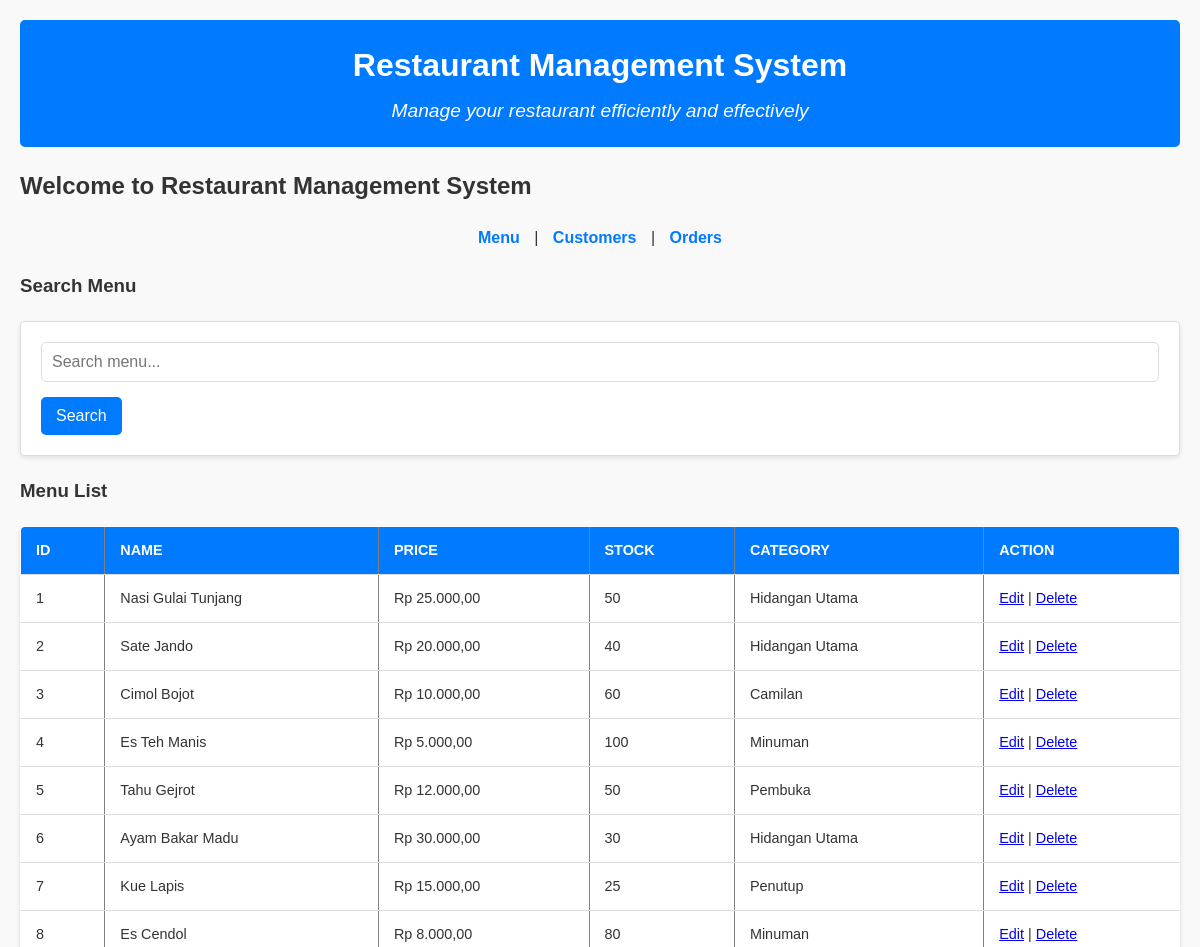
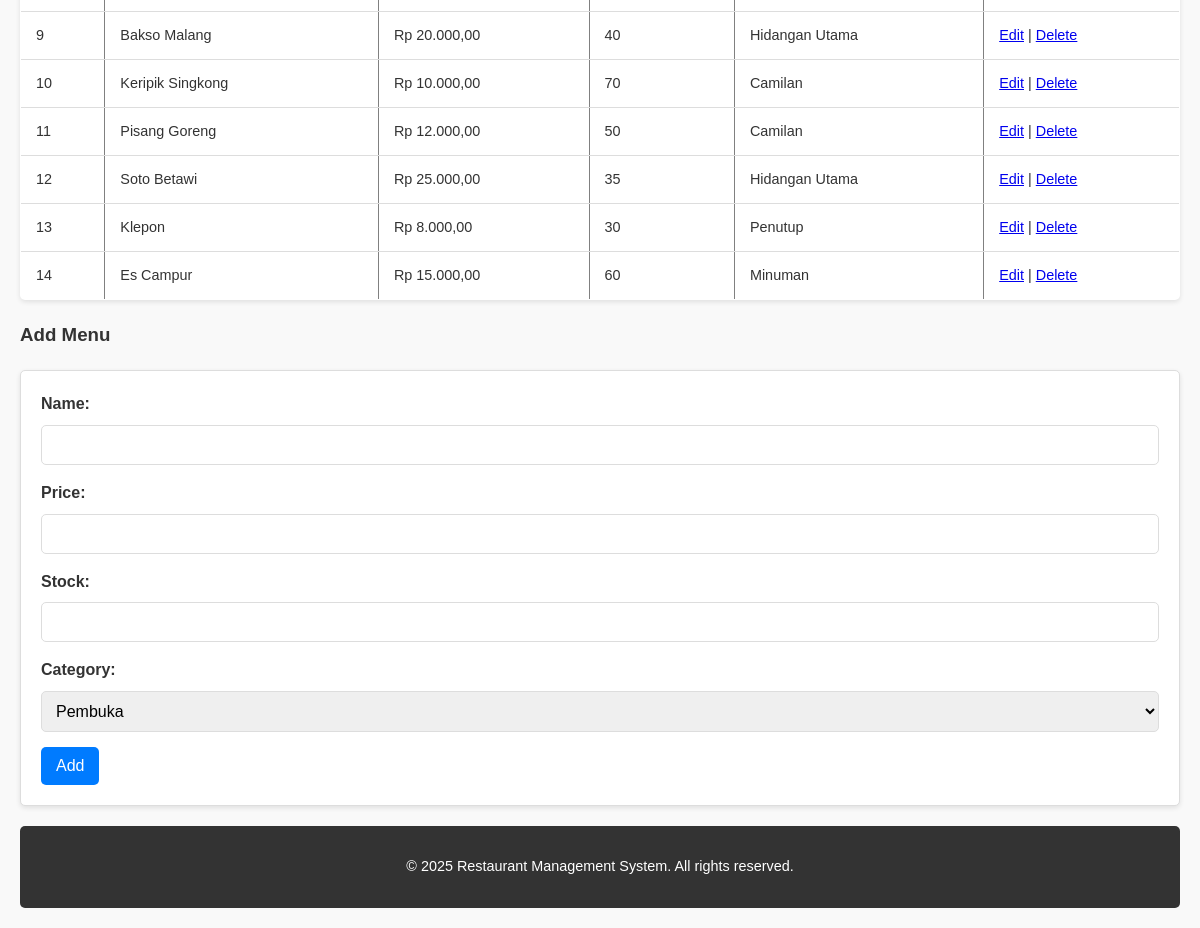
/?page=menu, run on the app's committed database (2 pictures, top to bottom).
### tables this page shows
CREATE TABLE menu (
    id INT AUTO_INCREMENT PRIMARY KEY,
    name VARCHAR(255) NOT NULL,
    price DECIMAL(10, 2) NOT NULL,
    stock INT NOT NULL,
    category_id INT NOT NULL,
    FOREIGN KEY (category_id) REFERENCES categories(id)
);

CREATE TABLE categories (
    id INT AUTO_INCREMENT PRIMARY KEY,
    name VARCHAR(100) NOT NULL
);

### config/db.php (called while the page is built, shortened)
<?php
class Database {
    private $host = "localhost";
    private $username = "root";
    private $password = "";
    private $dbname = "restaurant_db";
    public function __construct() {
        try {
            $this->conn = new PDO("mysql:host=$this->host;dbname=$this->dbname", $this->username, $this->password);
        } catch (PDOException $e) {
            echo "Connection failed: " . $e->getMessage();
        }
    }
}
?>

### class/Menu.php (called while the page is built, shortened)
<?php
require_once 'config/db.php';
class Menu
{
    private $db;
    public function __construct()
    {
        $this->db = (new Database())->conn;
    }
    public function getAllMenu()
    {
        $stmt = $this->db->query("SELECT menu.*, categories.name AS category_name
                                  FROM menu
                                  JOIN categories ON menu.category_id = categories.id
                                  ORDER BY menu.id ASC");
        return $stmt->fetchAll(PDO::FETCH_ASSOC);
    }
    public function getAllCategories()
    {
        $stmt = $this->db->query("SELECT * FROM categories");
        return $stmt->fetchAll(PDO::FETCH_ASSOC);
    }
}
?>

### view/menu.php (the view, shortened to what this page needs)
<h3>Search Menu</h3>
<form method="GET">
    <input type="text" name="search_menu" placeholder="Search menu..." value="<?= isset($_GET['search_menu']) ? $_GET['search_menu'] : '' ?>">
    <button type="submit">Search</button>
</form>
<h3>Menu List</h3>
<table border="1">
    <tr>
        <th>ID</th>
        <th>Name</th>
        <th>Price</th>
        <th>Stock</th>
        <th>Category</th>
        <th>Action</th>
    </tr>
    <?php
    $menus = isset($_GET['search_menu']) ? $menu->searchMenu($_GET['search_menu']) : $menu->getAllMenu();
    foreach ($menus as $m): ?>
        <tr>
            <td><?= $m['id'] ?></td>
            <td><?= $m['name'] ?></td>
            <td><?= 'Rp ' . number_format($m['price'], 2, ',', '.') ?></td>
            <td><?= $m['stock'] ?></td>
            <td><?= $m['category_name'] ?></td>
            <td>
                <a href="?page=menu&edit=<?= $m['id'] ?>">Edit</a> |
                <a href="?page=menu&delete_menu=<?= $m['id'] ?>">Delete</a>
            </td>
        </tr>
    <?php endforeach; ?>
</table>
<?php if (isset($_GET['edit'])):
    $menuToEdit = null;
    foreach ($menu->getAllMenu() as $m) {
        if ($m['id'] == $_GET['edit']) {
            $menuToEdit = $m;
            break;
        }
    }
    if ($menuToEdit): ?>
        <h3>Edit Menu</h3>
        <form method="POST">
            <input type="hidden" name="id" value="<?= $menuToEdit['id'] ?>">
            <label>Name:</label>
            <input type="text" name="name" value="<?= $menuToEdit['name'] ?>" required>
            <label>Price:</label>
            <input type="number" name="price" value="<?= $menuToEdit['price'] ?>" required>
            <label>Stock:</label>
            <input type="number" name="stock" value="<?= $menuToEdit['stock'] ?>" required>
            <label>Category:</label>
            <select name="category_id" required>
                <?php foreach ($menu->getAllCategories() as $category): ?>
                    <option value="<?= $category['id'] ?>" <?= $category['id'] == $menuToEdit['category_id'] ? 'selected' : '' ?>>
                        <?= $category['name'] ?>
                    </option>
                <?php endforeach; ?>
            </select>
            <button type="submit" name="update_menu">Update</button>
        </form>
    <?php endif; ?>
<?php else: ?>
    <h3>Add Menu</h3>
    <form method="POST">
        <label>Name:</label>
        <input type="text" name="name" required>
        <label>Price:</label>
        <input type="number" name="price" required>
        <label>Stock:</label>
        <input type="number" name="stock" required>
        <label>Category:</label>
        <select name="category_id" required>
            <?php foreach ($menu->getAllCategories() as $category): ?>
                <option value="<?= $category['id'] ?>"><?= $category['name'] ?></option>
            <?php endforeach; ?>
        </select>
        <button type="submit" name="add_menu">Add</button>
    </form>
<?php endif; ?>

### index.php (shortened to what this page needs)
<?php
require_once 'class/Menu.php';
$menu = new Menu();
?>
<!DOCTYPE html>
<html lang="en">
<head>
    <link rel="stylesheet" href="style.css">
</head>
<body>
    <?php include 'view/header.php'; ?>
    <main>
        <h2>Welcome to Restaurant Management System</h2>
        <nav>
            <a href="?page=menu">Menu</a> |
            <a href="?page=customers">Customers</a> |
            <a href="?page=orders">Orders</a>
        </nav>
        <?php
        if (isset($_GET['page'])) {
            $page = $_GET['page'];
            if ($page == 'menu') include 'view/menu.php';
            elseif ($page == 'customers') include 'view/customers.php';
            elseif ($page == 'orders') include 'view/orders.php';
        }
        ?>
    </main>
    <?php include 'view/footer.php'; ?>
</body>
</html>

### view/header.php
<header>
    <h1>Restaurant Management System</h1>
    <p>Manage your restaurant efficiently and effectively</p>
</header>

### view/footer.php
<footer>
    <p>&copy; <?= date('Y') ?> Restaurant Management System. All rights reserved.</p>
</footer>

### style.css (style rules this page uses)
body { font-family: 'Arial', sans-serif; margin: 20px; background-color: #f9f9f9; color: #333; line-height: 1.6; }
header { text-align: center; padding: 20px; background-color: #007bff; color: white; border-radius: 5px; margin-bottom: 20px; }
header h1 { margin: 0; font-size: 2em; }
header p { margin: 5px 0 0; font-size: 1.2em; font-style: italic; }
footer { text-align: center; padding: 15px; background-color: #333; color: white; font-size: 0.9em; border-radius: 5px; margin-top: 20px; }
nav { margin: 20px 0; text-align: center; }
nav a { text-decoration: none; color: #007bff; margin: 0 10px; font-weight: bold; transition: color 0.3s ease; }
table { width: 100%; border-collapse: collapse; margin: 20px 0; background-color: white; box-shadow: 0 2px 5px rgba(0, 0, 0, 0.1); border-radius: 5px; overflow: hidden; }
th, td { padding: 12px 15px; text-align: left; border-bottom: 1px solid #ddd; }
th { background-color: #007bff; color: white; text-transform: uppercase; font-size: 0.9em; }
td { font-size: 0.9em; }
form { margin: 20px 0; padding: 20px; background-color: white; border: 1px solid #ddd; border-radius: 5px; box-shadow: 0 2px 5px rgba(0, 0, 0, 0.1); }
form label { display: block; margin-bottom: 8px; font-weight: bold; color: #333; }
form input[type="text"], form input[type="email"], form input[type="number"], form select { width: 100%; padding: 10px; margin-bottom: 15px; border: 1px solid #ddd; border-radius: 5px; font-size: 1em; box-sizing: border-box; }
form button { background-color: #007bff; color: white; border: none; padding: 10px 15px; font-size: 1em; border-radius: 5px; cursor: pointer; transition: background-color 0.3s ease; }
button, a.button { display: inline-block; padding: 10px 15px; font-size: 1em; color: white; background-color: #007bff; text-decoration: none; border: none; border-radius: 5px; cursor: pointer; transition: background-color 0.3s ease; }

### data on the page
menu: id "1", name "Nasi Gulai Tunjang", price "25.000,00", stock "50", category.name "Hidangan Utama"
menu: id "2", name "Sate Jando", price "20.000,00", stock "40", category.name "Hidangan Utama"
menu: id "3", name "Cimol Bojot", price "10.000,00", stock "60", category.name "Camilan"
menu: id "4", name "Es Teh Manis", price "5.000,00", stock "100", category.name "Minuman"
menu: id "5", name "Tahu Gejrot", price "12.000,00", stock "50", category.name "Pembuka"
menu: id "6", name "Ayam Bakar Madu", price "30.000,00", stock "30", category.name "Hidangan Utama"
menu: id "7", name "Kue Lapis", price "15.000,00", stock "25", category.name "Penutup"
menu: id "8", name "Es Cendol", price "8.000,00", stock "80", category.name "Minuman"
menu: id "9", name "Bakso Malang", price "20.000,00", stock "40", category.name "Hidangan Utama"
menu: id "10", name "Keripik Singkong", price "10.000,00", stock "70", category.name "Camilan"
menu: id "11", name "Pisang Goreng", price "12.000,00", stock "50", category.name "Camilan"
menu: id "12", name "Soto Betawi", price "25.000,00", stock "35", category.name "Hidangan Utama"
menu: id "13", name "Klepon", price "8.000,00", stock "30", category.name "Penutup"
menu: id "14", name "Es Campur", price "15.000,00", stock "60", category.name "Minuman"

### other printed values
form field category_id "Pembuka"
